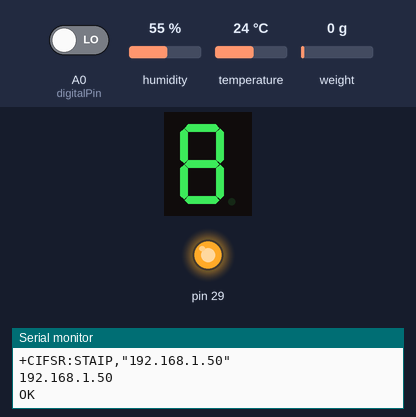
The sketch below on a simulated Arduino Mega 2560, built with avr-gcc and run on an emulated ATmega2560. Parts: 1-digit seven-segment display, output pins drawn as LEDs (lit = HIGH), the last lines printed to the serial monitor. Wiring (inferred from the names in the program): 1-digit 7-segment display, segments lit when HIGH: segments pin 22, pin 23, pin 24, pin 25, pin 26, pin 27, pin 28. Inputs (shaded band) come from the test bench; at power-on: A0 (digitalPin) LOW, humidity 55 %, temperature 24 °C, weight on the scale 0 g. Random numbers use the default seed unless the sketch sets one; the modem accepts every AT command (registered, SIM ready, sends succeed) and sends nothing else; the segment pins are drawn as the display they are named for; pins used as bus, display or sensor lines are not drawn.

Above: at 1.6 s.
At 2.6 s:
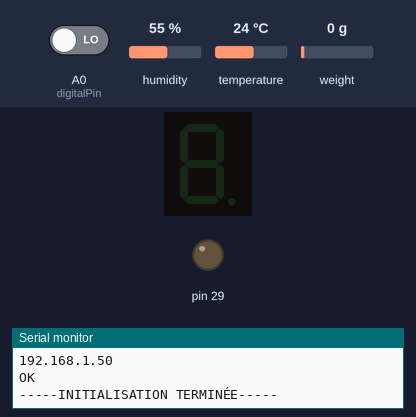
At 8.2 s:
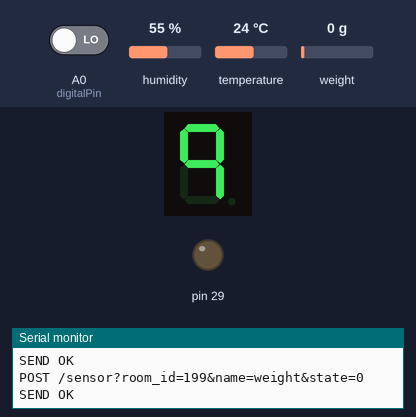
At 18.1 s:
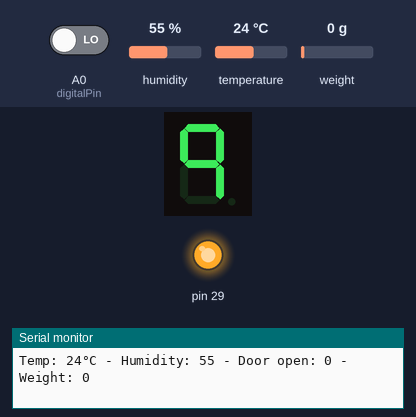
Timing chart, 0 to 40.0 s (numbered marks = the images above):
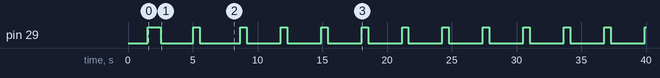

Measured:
- by itself, pin 29: goes LOW 2.5 s, HIGH 0.50 s, LOW 3.1 s, 10 × (HIGH 0.50 s, LOW 2.6 s), then HIGH
- by itself, everything shown: repeats every 15.6 s, in 20 steps
- what the display in image 0 shows lasts 1.0 s, from 1.5 s to 2.5 s
- what the display in image 1 shows lasts 1.5 s, from 2.5 s to 4.0 s

The sketch:

IOT.ino
```cpp
#include <Arduino.h>
#include "ESP.hpp"
#include "Scale.hpp"
#include "DHT.h"
#include <Adafruit_BMP280.h>
#include "Segment.hpp"


#define DHTPIN 2
#define DHTTYPE DHT11

DHT *dht;
int humidity, oldHumidity;
int temperature, oldTemperature;

int digitalPin = A0; // linear Hall magnetic sensor analog interface
int digitalVal; // digital readings
int oldDigitalVal;

String WifiName = "ONEPLUS vm";
String WifiPass = "24081998";
String WifiRemoteHost = "20.216.156.125", WifiRemotePort = "80"; // need to change this and the request route
//String WifiRemoteHost = "voltron-team-18.francecentral.cloudapp.azure.com", WifiRemotePort = "80"; // need to change this and the request route
ESP *Esp;

Segment *Display;

const int LOADCELL_DOUT_PIN = 8;
const int LOADCELL_SCK_PIN = 9;
Scale *scale;
int weight, oldWeight;

bool firstPass = true;

unsigned int loop_count, hardwareId;
String hardwareIdStr;

void setup ()
{
  Serial.begin(115200);

  pinMode(digitalPin, INPUT);

  dht = new DHT(DHTPIN, DHTTYPE);
  dht->begin();

  scale = new Scale(LOADCELL_DOUT_PIN, LOADCELL_SCK_PIN);

  Esp = new ESP(WifiName, WifiPass);

  Display = new Segment();

  randomSeed(millis()); //random data from unconnected Pin
  hardwareId = random(1, 999);
  hardwareIdStr = String(hardwareId);

  loop_count = 0;

  Serial.println("-----INITIALISATION TERMINÉE-----");
}
void loop ()
{
  if (loop_count % 10 != 0) {
    loop_count ++;
    return;
  }
  // Read the analog interface
  // FALSE = aimant, TRUE = pas d'aimant
  digitalVal = digitalRead(digitalPin);
  temperature = dht->readTemperature();
  humidity = dht->readHumidity();
  weight = scale->getWeight();

  if (weight < 0) {weight = 0;}

  Display->print(hardwareId);

  Serial.println("Temp: " + String(temperature) +
                 "°C - Humidity: " + String(humidity) +
                 " - Door open: " + String(digitalVal) +
                 " - Weight: " + String(weight));

  if (firstPass || oldDigitalVal != digitalVal) {
    Esp->SendRequest(WifiRemoteHost, WifiRemotePort, "POST /sensor?room_id=" + hardwareIdStr + "&name=door&state=" + String(digitalVal));
  }
  if (firstPass || oldHumidity != humidity) {
    Esp->SendRequest(WifiRemoteHost, WifiRemotePort, "POST /sensor?room_id=" + hardwareIdStr + "&name=humidity&state=" + String(humidity));
  }
  if (firstPass || oldTemperature != temperature) {
    Esp->SendRequest(WifiRemoteHost, WifiRemotePort, "POST /sensor?room_id=" + hardwareIdStr + "&name=temperature&state=" + String(temperature));
  }
  if (firstPass || oldWeight != weight) {
    Esp->SendRequest(WifiRemoteHost, WifiRemotePort, "POST /sensor?room_id=" + hardwareIdStr + "&name=weight&state=" + String(weight));
  }
  oldDigitalVal = digitalVal;
  oldHumidity = humidity;
  oldTemperature = temperature;
  oldWeight = weight;

  firstPass = false;
  loop_count = 0;

  delay(100);
}
```

ESP.cpp
```cpp
#include "ESP.hpp"

ESP::ESP(String WifiName, String WifiPass) {
    this->_wifiName = WifiName;
    this->_wifiPass = WifiPass;
    Serial1.begin(115200);
    Serial1.println("AT");
    this->GetFromESP8266(10000);
    Serial1.println("AT+RST"); // reset
    this->GetFromESP8266(10000);
    Serial1.println("AT+CIPMUX=1");
    this->GetFromESP8266(10000);
    Serial1.println("AT+CWMODE=3");
    this->GetFromESP8266(10000);
    Serial1.println("AT+CWJAP=\"" + WifiName + "\",\"" + WifiPass + "\""); // connect to wifi hotspot
    this->GetFromESP8266(10000);
    Serial1.println("AT+CIFSR"); // display connection IP
    this->GetFromESP8266(10000, true);
}

ESP::~ESP() {}

void ESP::SendRequest(String remoteHost, String port, String request) {
    Serial.println(request);

    for (char try_count = 0; try_count < 3; try_count++) {

        if (try_count > 0) {
            Serial.println("\tRetrying...");
            Serial1.println("AT+CIPCLOSE");
            GetFromESP8266(300);
        }

        Serial1.println("AT+CIPSTART=\"TCP\",\"" + remoteHost + "\"," + port);
        if (GetFromESP8266(3000).endsWith("ERROR")) {
            Serial.println("\tERROR AT +CIPSTART");
            continue;
        }

        String message = request + " HTTP/1.1\r\nHost: " + remoteHost + "\r\n"; //state=OK/NOK/NA, id=1/2/3
        Serial1.println(String("AT+CIPSEND=") + String(message.length() + 2));
        if (GetFromESP8266(3000).endsWith("ERROR")) {
            Serial.println("\tERROR AT +CIPSEND");
            continue;
        }
        Serial1.println(message.c_str());
        if (GetFromESP8266(3000).endsWith("ERROR")) {
            Serial.println("\tERROR WHEN SENDING DATA");
            continue;
        }
        Serial.println("SEND OK");
        break;
    }
    Serial1.println();
    Serial1.println();
    Serial1.println("AT+CIPCLOSE");
    GetFromESP8266(300);
    delay(100);
    return;
}

String ESP::GetFromESP8266(const int timeout, bool display) {
    long int time = millis();
    String reponse = "";
    while ((time + timeout) > millis())
    {
        if (Serial1.available())
        {
            char c = Serial1.read();
            reponse += c;
        }
        if (reponse.endsWith("OK\r\n") ||
            reponse.endsWith("ERROR\r\n"))
            break;
    }
    reponse.trim();
    if (display) {
        Serial.println(reponse);
    }
    while (Serial1.available()) Serial1.read(); // flush IO
    return (reponse);
}
```

ESP.hpp
```cpp
#ifndef ESP_H_
#define ESP_H_

#include <Arduino.h>

class ESP {
    public:
        ESP(String WifiName, String WifiPass);
        ~ESP();
        void SendRequest(String remoteHost, String port, String request);

    private:
        String GetFromESP8266(const int timeout, bool display = false);

        String _wifiName;
        String _wifiPass;
};

#endif
```

Scale.cpp
```cpp
#include "Scale.hpp"

Scale::Scale(int datPin, int sckPin) {
  // Initialize library with data output pin, clock input pin and gain factor.
  // Channel selection is made by passing the appropriate gain:
  // - With a gain factor of 64 or 128, channel A is selected
  // - With a gain factor of 32, channel B is selected
  // By omitting the gain factor parameter, the library
  // default "128" (Channel A) is used here.
  this->DatPin = datPin;
  this->SckPin = sckPin;

  this->scale.begin(datPin, sckPin);
  // calibrated on 16/07/2022
  this->scale.set_scale(1350.5F);   // this value is obtained by calibrating the scale with known weights; see the README for details
  this->scale.tare();				        // reset the scale to 0
}

double Scale::getWeight() {
    double value;

    this->scale.power_up();
    value = scale.get_units(10);
    this->scale.power_down();

    return value;
}

void Scale::tare() {
    this->scale.tare();
}
```

Scale.hpp
```cpp
#ifndef __SCALE_HPP__
#define __SCALE_HPP__

#include <HX711.h>

class Scale {
    public:
        Scale(int DatPin = 8, int SckPin = 9);
        ~Scale();
        double getWeight();
        void tare();

    private:
        int DatPin, SckPin;
        HX711 scale;

};

#endif
```

Segment.cpp
```cpp
#include "Segment.hpp"

Segment::Segment(int pinA, int pinB, int pinC, int pinD, int pinE, int pinF, int pinG, int pinDot) {
    this->pinA = pinA;
    this->pinB = pinB;
    this->pinC = pinC;
    this->pinD = pinD;
    this->pinE = pinE;
    this->pinF = pinF;
    this->pinG = pinG;
    this->pinDot = pinDot;

    pinMode(pinA, OUTPUT);
    pinMode(pinB, OUTPUT);
    pinMode(pinC, OUTPUT);
    pinMode(pinD, OUTPUT);
    pinMode(pinE, OUTPUT);
    pinMode(pinF, OUTPUT);
    pinMode(pinG, OUTPUT);
    pinMode(pinDot, OUTPUT);

    this->print(8);

    delay(1000);

    this->reset();
}

void Segment::print(unsigned int nbr) {
    unsigned char storage_array[10];
    Vector<unsigned char> array(storage_array);
    while (nbr > 0) {
        array.push_back(nbr % 10);
        nbr /= 10;
    }
    for (int i = array.size() - 1; i >= 0; i--) {
        delay(500);
        this->PrintDigit(array[i]);
    }
    digitalWrite(pinDot, true);
    if (array.size() > 1) {
        delay(500);
        this->reset();
    }
}

void Segment::reset() {
    digitalWrite(pinA, false);
    digitalWrite(pinB, false);
    digitalWrite(pinC, false);
    digitalWrite(pinD, false);
    digitalWrite(pinE, false);
    digitalWrite(pinF, false);
    digitalWrite(pinG, false);
    digitalWrite(pinDot, false);
}

void Segment::PrintDigit(unsigned char c) {
    this->reset();
    switch (c)
    {
    case 0:
        digitalWrite(pinA, true);
        digitalWrite(pinB, true);
        digitalWrite(pinC, true);
        digitalWrite(pinD, true);
        digitalWrite(pinE, true);
        digitalWrite(pinF, true);
        break;
    case 1:
        digitalWrite(pinB, true);
        digitalWrite(pinC, true);
        break;
    case 2:
        digitalWrite(pinA, true);
        digitalWrite(pinB, true);
        digitalWrite(pinG, true);
        digitalWrite(pinE, true);
        digitalWrite(pinD, true);
        break;
    case 3:
        digitalWrite(pinA, true);
        digitalWrite(pinB, true);
        digitalWrite(pinG, true);
        digitalWrite(pinC, true);
        digitalWrite(pinD, true);
        break;
    case 4:
        digitalWrite(pinF, true);
        digitalWrite(pinG, true);
        digitalWrite(pinB, true);
        digitalWrite(pinC, true);
        break;
    case 5:
        digitalWrite(pinA, true);
        digitalWrite(pinF, true);
        digitalWrite(pinG, true);
        digitalWrite(pinC, true);
        digitalWrite(pinD, true);
        break;
    case 6:
        digitalWrite(pinA, true);
        digitalWrite(pinF, true);
        digitalWrite(pinG, true);
        digitalWrite(pinC, true);
        digitalWrite(pinD, true);
        digitalWrite(pinE, true);
        break;
    case 7:
        digitalWrite(pinA, true);
        digitalWrite(pinB, true);
        digitalWrite(pinC, true);
        break;
    case 8:
        digitalWrite(pinA, true);
        digitalWrite(pinB, true);
        digitalWrite(pinC, true);
        digitalWrite(pinD, true);
        digitalWrite(pinE, true);
        digitalWrite(pinF, true);
        digitalWrite(pinG, true);
        break;
    case 9:
        digitalWrite(pinA, true);
        digitalWrite(pinB, true);
        digitalWrite(pinC, true);
        digitalWrite(pinF, true);
        digitalWrite(pinG, true);
        break;
    default:
        break;
    }
}
```

Segment.hpp
```cpp
#ifndef SEGMENT_H_
#define SEGMENT_H_

#include <Arduino.h>
#include <Vector.h>

class Segment {
    public:
        Segment(
            int pinA = 22,
            int pinB = 23,
            int pinC = 24,
            int pinD = 25,
            int pinE = 26,
            int pinF = 27,
            int pinG = 28,
            int pinDot = 29
        );
        void print(unsigned int number);
        void PrintDigit(unsigned char c);
    private:
        void reset();
        int pinA, pinB, pinC, pinD, pinE, pinF, pinG, pinDot;
};

#endif
```
